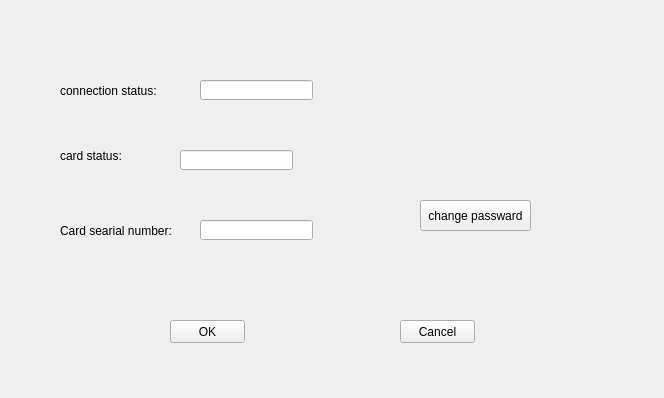
<?xml version="1.0" encoding="UTF-8"?>
<ui version="4.0">
 <class>Widget</class>
 <widget class="QWidget" name="Widget">
  <property name="geometry">
   <rect>
    <x>0</x>
    <y>0</y>
    <width>664</width>
    <height>398</height>
   </rect>
  </property>
  <property name="windowTitle">
   <string>Widget</string>
  </property>
  <widget class="QPushButton" name="OK_Button">
   <property name="geometry">
    <rect>
     <x>170</x>
     <y>320</y>
     <width>75</width>
     <height>23</height>
    </rect>
   </property>
   <property name="text">
    <string>OK</string>
   </property>
  </widget>
  <widget class="QPushButton" name="can_pushButton">
   <property name="geometry">
    <rect>
     <x>400</x>
     <y>320</y>
     <width>75</width>
     <height>23</height>
    </rect>
   </property>
   <property name="text">
    <string>Cancel</string>
   </property>
  </widget>
  <widget class="QLabel" name="cnet_status_label">
   <property name="geometry">
    <rect>
     <x>60</x>
     <y>70</y>
     <width>121</width>
     <height>41</height>
    </rect>
   </property>
   <property name="text">
    <string>connection status:</string>
   </property>
  </widget>
  <widget class="QLabel" name="card_label">
   <property name="geometry">
    <rect>
     <x>60</x>
     <y>140</y>
     <width>101</width>
     <height>31</height>
    </rect>
   </property>
   <property name="text">
    <string>card status:</string>
   </property>
  </widget>
  <widget class="QLabel" name="card_ser_label">
   <property name="geometry">
    <rect>
     <x>60</x>
     <y>210</y>
     <width>141</width>
     <height>41</height>
    </rect>
   </property>
   <property name="text">
    <string>Card searial number:</string>
   </property>
  </widget>
  <widget class="QLineEdit" name="con_lineEdit">
   <property name="geometry">
    <rect>
     <x>200</x>
     <y>80</y>
     <width>113</width>
     <height>20</height>
    </rect>
   </property>
  </widget>
  <widget class="QLineEdit" name="card_lineEdit">
   <property name="geometry">
    <rect>
     <x>180</x>
     <y>150</y>
     <width>113</width>
     <height>20</height>
    </rect>
   </property>
  </widget>
  <widget class="QLineEdit" name="nuber_lineEdit">
   <property name="geometry">
    <rect>
     <x>200</x>
     <y>220</y>
     <width>113</width>
     <height>20</height>
    </rect>
   </property>
  </widget>
  <widget class="QPushButton" name="pushButton">
   <property name="geometry">
    <rect>
     <x>420</x>
     <y>200</y>
     <width>111</width>
     <height>31</height>
    </rect>
   </property>
   <property name="text">
    <string>change passward</string>
   </property>
  </widget>
 </widget>
 <layoutdefault spacing="6" margin="11"/>
 <resources/>
 <connections/>
</ui>
